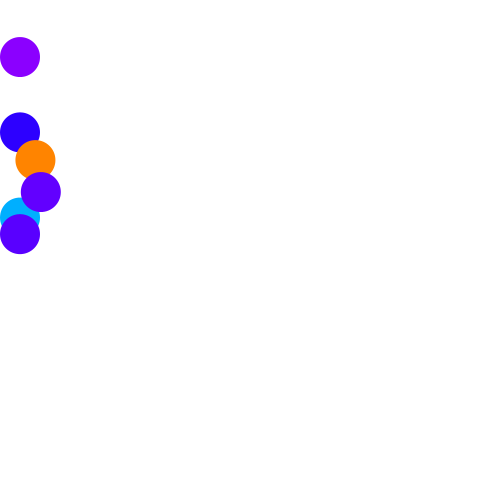
Frame 1 (no input)
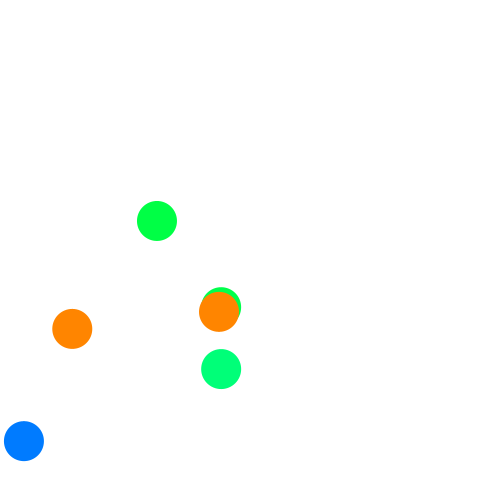
Frame 60 (the mouse pressed at the canvas centre just before this capture)
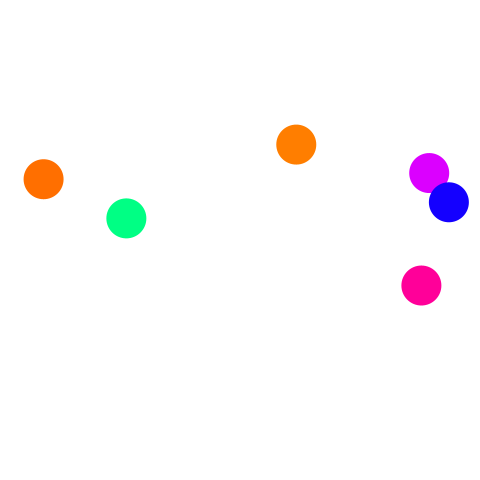
Frame 120 (the mouse held since frame 60 and released just before this capture)

The Processing sketch that drew these frames (run headless with seeded random() and noise(); from frame 60 on, the mouse is pressed at the canvas centre):

// Processing sketch: balls_01
// ── balls_01.pde
final float gravity = 9.8 / 60;
final int nBalls = 6;
float y0=0,d=40,vy0=4,elas = 0.98;
float[][] balls = new float[nBalls][4];
int fps=60;

void setup() {
    size(480, 480);
    noStroke();
    fill(0, 0, 0);
    frameRate(fps);
    for(int i =0;i<nBalls;i++){
        balls[i][0] = random(-50, 50);
        balls[i][1] = random(d/2,width-d/2);
        balls[i][2] = random(-4, 4);
        balls[i][3] = random(-4,4);
    }
    colorMode( HSB, 360 , 100 , 100 );
}

void draw() {
    background(0,0,100);
    for(int i = 0;i<nBalls;i++){
        fill(calcHue(balls[i][2],balls[i][3]),100,100);
        balls[i] = boundBall(balls[i]);
        ellipse(balls[i][0], balls[i][1], d, d);
    }
}

float[] boundBall(float[] _ball0){
    float[] ball1 = _ball0;
    ball1[3] += gravity;
    ball1[1] += ball1[3];
    ball1[0] += ball1[2];
    if(height - d/2<=ball1[1]||ball1[1]<=d/2){
        ball1[3] = - ball1[3] * elas;
        if(ball1[1] > height-d/2){
            ball1[1] = height - d/2;
        }else{
            ball1[1] = d/2;
        }
    }
    if(d/2 >= ball1[0]||width-d/2<=ball1[0]){
        ball1[2] = -ball1[2]*elas;
        if(ball1[0] >width/2){
            ball1[0] = width-d/2;
        }else{
            ball1[0] = d/2;
        }
    }
    return ball1;
}

float calcHue(float _vx,float _vy){
    float re,v = sqrt(_vx * _vx + _vy * _vy);
    if(v <0){
        re = -v*60;
    }else{
        re = v*60;
    }
    if(re>360)
        re-=360;
    return re;
}
